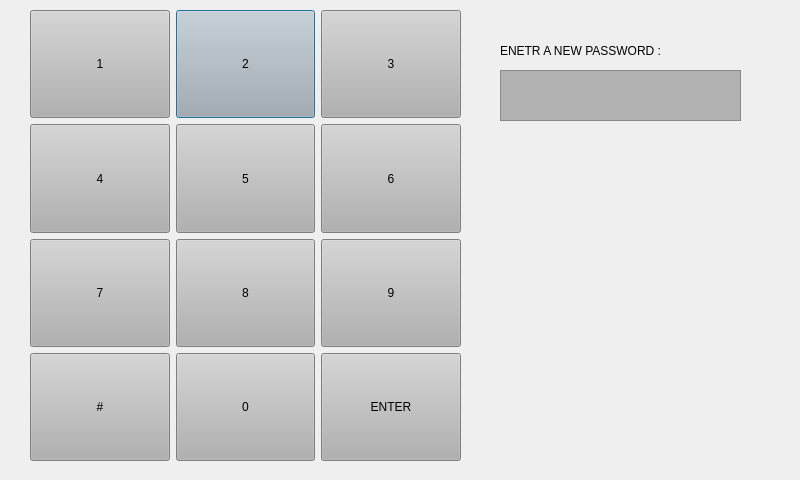
<?xml version="1.0" encoding="UTF-8"?>
<ui version="4.0">
 <class>SecDialog</class>
 <widget class="QDialog" name="SecDialog">
  <property name="geometry">
   <rect>
    <x>0</x>
    <y>0</y>
    <width>800</width>
    <height>480</height>
   </rect>
  </property>
  <property name="windowTitle">
   <string>Dialog</string>
  </property>
  <widget class="QWidget" name="layoutWidget">
   <property name="geometry">
    <rect>
     <x>30</x>
     <y>10</y>
     <width>431</width>
     <height>451</height>
    </rect>
   </property>
   <layout class="QGridLayout" name="gridLayout">
    <item row="0" column="1">
     <widget class="QPushButton" name="b2">
      <property name="sizePolicy">
       <sizepolicy hsizetype="Minimum" vsizetype="MinimumExpanding">
        <horstretch>0</horstretch>
        <verstretch>0</verstretch>
       </sizepolicy>
      </property>
      <property name="styleSheet">
       <string notr="true">background-color: rgb(177, 177, 177);
font: 33pt &quot;PibotoLt&quot;;</string>
      </property>
      <property name="text">
       <string>2</string>
      </property>
     </widget>
    </item>
    <item row="0" column="2">
     <widget class="QPushButton" name="b3">
      <property name="sizePolicy">
       <sizepolicy hsizetype="Minimum" vsizetype="MinimumExpanding">
        <horstretch>0</horstretch>
        <verstretch>0</verstretch>
       </sizepolicy>
      </property>
      <property name="styleSheet">
       <string notr="true">background-color: rgb(177, 177, 177);
font: 33pt &quot;PibotoLt&quot;;</string>
      </property>
      <property name="text">
       <string>3</string>
      </property>
     </widget>
    </item>
    <item row="1" column="0">
     <widget class="QPushButton" name="b4">
      <property name="sizePolicy">
       <sizepolicy hsizetype="Minimum" vsizetype="MinimumExpanding">
        <horstretch>0</horstretch>
        <verstretch>0</verstretch>
       </sizepolicy>
      </property>
      <property name="styleSheet">
       <string notr="true">font: 33pt &quot;PibotoLt&quot;;
background-color: rgb(177, 177, 177);</string>
      </property>
      <property name="text">
       <string>4</string>
      </property>
     </widget>
    </item>
    <item row="1" column="1">
     <widget class="QPushButton" name="b5">
      <property name="sizePolicy">
       <sizepolicy hsizetype="Minimum" vsizetype="MinimumExpanding">
        <horstretch>0</horstretch>
        <verstretch>0</verstretch>
       </sizepolicy>
      </property>
      <property name="styleSheet">
       <string notr="true">font: 33pt &quot;PibotoLt&quot;;
background-color: rgb(177, 177, 177);</string>
      </property>
      <property name="text">
       <string>5</string>
      </property>
     </widget>
    </item>
    <item row="1" column="2">
     <widget class="QPushButton" name="b6">
      <property name="sizePolicy">
       <sizepolicy hsizetype="Minimum" vsizetype="MinimumExpanding">
        <horstretch>0</horstretch>
        <verstretch>0</verstretch>
       </sizepolicy>
      </property>
      <property name="styleSheet">
       <string notr="true">font: 33pt &quot;PibotoLt&quot;;
background-color: rgb(177, 177, 177);</string>
      </property>
      <property name="text">
       <string>6</string>
      </property>
     </widget>
    </item>
    <item row="2" column="0">
     <widget class="QPushButton" name="b7">
      <property name="sizePolicy">
       <sizepolicy hsizetype="Minimum" vsizetype="MinimumExpanding">
        <horstretch>0</horstretch>
        <verstretch>0</verstretch>
       </sizepolicy>
      </property>
      <property name="styleSheet">
       <string notr="true">font: 33pt &quot;PibotoLt&quot;;
background-color: rgb(177, 177, 177);</string>
      </property>
      <property name="text">
       <string>7</string>
      </property>
     </widget>
    </item>
    <item row="2" column="1">
     <widget class="QPushButton" name="b8">
      <property name="sizePolicy">
       <sizepolicy hsizetype="Minimum" vsizetype="MinimumExpanding">
        <horstretch>0</horstretch>
        <verstretch>0</verstretch>
       </sizepolicy>
      </property>
      <property name="styleSheet">
       <string notr="true">font: 33pt &quot;PibotoLt&quot;;
background-color: rgb(177, 177, 177);</string>
      </property>
      <property name="text">
       <string>8</string>
      </property>
     </widget>
    </item>
    <item row="2" column="2">
     <widget class="QPushButton" name="b9">
      <property name="sizePolicy">
       <sizepolicy hsizetype="Minimum" vsizetype="MinimumExpanding">
        <horstretch>0</horstretch>
        <verstretch>0</verstretch>
       </sizepolicy>
      </property>
      <property name="styleSheet">
       <string notr="true">font: 33pt &quot;PibotoLt&quot;;
background-color: rgb(177, 177, 177);</string>
      </property>
      <property name="text">
       <string>9</string>
      </property>
     </widget>
    </item>
    <item row="3" column="0">
     <widget class="QPushButton" name="b10">
      <property name="sizePolicy">
       <sizepolicy hsizetype="Minimum" vsizetype="MinimumExpanding">
        <horstretch>0</horstretch>
        <verstretch>0</verstretch>
       </sizepolicy>
      </property>
      <property name="styleSheet">
       <string notr="true">font: 33pt &quot;PibotoLt&quot;;
background-color: rgb(177, 177, 177);</string>
      </property>
      <property name="text">
       <string>#</string>
      </property>
     </widget>
    </item>
    <item row="3" column="1">
     <widget class="QPushButton" name="b11">
      <property name="sizePolicy">
       <sizepolicy hsizetype="Minimum" vsizetype="MinimumExpanding">
        <horstretch>0</horstretch>
        <verstretch>0</verstretch>
       </sizepolicy>
      </property>
      <property name="styleSheet">
       <string notr="true">font: 33pt &quot;PibotoLt&quot;;
background-color: rgb(177, 177, 177);</string>
      </property>
      <property name="text">
       <string>0</string>
      </property>
     </widget>
    </item>
    <item row="3" column="2">
     <widget class="QPushButton" name="b12">
      <property name="sizePolicy">
       <sizepolicy hsizetype="Minimum" vsizetype="MinimumExpanding">
        <horstretch>0</horstretch>
        <verstretch>0</verstretch>
       </sizepolicy>
      </property>
      <property name="styleSheet">
       <string notr="true">font: 28pt &quot;PibotoLt&quot;;
background-color: rgb(177, 177, 177);</string>
      </property>
      <property name="text">
       <string>ENTER</string>
      </property>
     </widget>
    </item>
    <item row="0" column="0">
     <widget class="QPushButton" name="b1">
      <property name="sizePolicy">
       <sizepolicy hsizetype="Minimum" vsizetype="MinimumExpanding">
        <horstretch>0</horstretch>
        <verstretch>0</verstretch>
       </sizepolicy>
      </property>
      <property name="styleSheet">
       <string notr="true">background-color: rgb(177, 177, 177);
font: 33pt &quot;PibotoLt&quot;;</string>
      </property>
      <property name="text">
       <string>1</string>
      </property>
     </widget>
    </item>
   </layout>
  </widget>
  <widget class="QLabel" name="label">
   <property name="geometry">
    <rect>
     <x>500</x>
     <y>20</y>
     <width>261</width>
     <height>61</height>
    </rect>
   </property>
   <property name="styleSheet">
    <string notr="true">
font: 75 14pt &quot;Quicksand&quot;;
</string>
   </property>
   <property name="text">
    <string>ENETR A NEW PASSWORD :</string>
   </property>
  </widget>
  <widget class="QTextEdit" name="textEdit">
   <property name="geometry">
    <rect>
     <x>500</x>
     <y>70</y>
     <width>241</width>
     <height>51</height>
    </rect>
   </property>
   <property name="font">
    <font>
     <pointsize>22</pointsize>
    </font>
   </property>
   <property name="styleSheet">
    <string notr="true">background-color: rgb(177, 177, 177);</string>
   </property>
   <property name="verticalScrollBarPolicy">
    <enum>Qt::ScrollBarAlwaysOff</enum>
   </property>
   <property name="horizontalScrollBarPolicy">
    <enum>Qt::ScrollBarAlwaysOff</enum>
   </property>
  </widget>
 </widget>
 <resources/>
 <connections/>
</ui>
